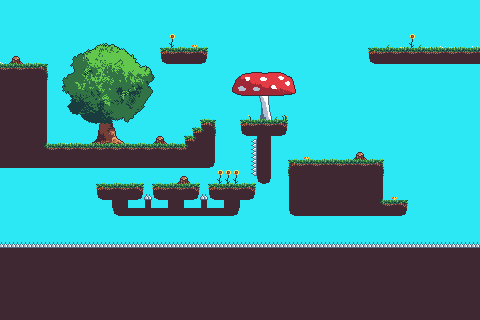

The image is a tile-based game level rendered from a .tmx file. Its description and source (layers, tilesets, objects; grid data summarised) follow:
An orthogonal 60x40 tile map with 8x8 px tiles, 2 tile layers (Background + Embelishments, World) and 6 objects (2x Slime Spawn, 2x Enemy Stop, Snail Spawn, Player Start).

<map version="1.5" tiledversion="1.7.0" orientation="orthogonal" renderorder="right-down" width="60" height="40" tilewidth="8" tileheight="8" infinite="0" backgroundcolor="#2ce8f4" nextlayerid="5" nextobjectid="14">
 <editorsettings>
  <export target="level1.json" format="json" />
 </editorsettings>
 <tileset firstgid="1" source="tilemap.tsx" />
 <layer id="1" name="Background + Embelishments" width="60" height="40">
  <data>[2400 cells, 2400 non-empty, 170 distinct tile ids]</data>
 </layer>
 <layer id="2" name="World" width="60" height="40">
  <data>[2400 cells, 2400 non-empty, 43 distinct tile ids]</data>
 </layer>
 <objectgroup id="4" name="Point locations">
  <object id="7" type="Slime Spawn" x="64" y="136">
   <point />
  </object>
  <object id="8" type="Snail Spawn" x="352" y="152">
   <point />
  </object>
  <object id="9" type="Slime Spawn" x="168" y="136">
   <point />
  </object>
  <object id="10" type="Player Start" x="24" y="56">
   <point />
  </object>
  <object id="11" type="Enemy Stop" x="296" y="152">
   <point />
  </object>
  <object id="12" type="Enemy Stop" x="376" y="152">
   <point />
  </object>
 </objectgroup>
</map>
